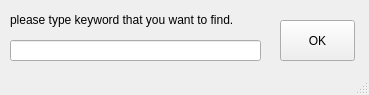
<?xml version="1.0" encoding="UTF-8"?>
<ui version="4.0">
 <class>MainWindow</class>
 <widget class="QMainWindow" name="MainWindow">
  <property name="geometry">
   <rect>
    <x>0</x>
    <y>0</y>
    <width>369</width>
    <height>95</height>
   </rect>
  </property>
  <property name="windowTitle">
   <string>MainWindow</string>
  </property>
  <widget class="QWidget" name="centralwidget">
   <widget class="QLabel" name="label">
    <property name="geometry">
     <rect>
      <x>10</x>
      <y>10</y>
      <width>251</width>
      <height>20</height>
     </rect>
    </property>
    <property name="text">
     <string>please type keyword that you want to find.</string>
    </property>
   </widget>
   <widget class="QLineEdit" name="lineEdit_searchKeyword">
    <property name="geometry">
     <rect>
      <x>10</x>
      <y>40</y>
      <width>251</width>
      <height>21</height>
     </rect>
    </property>
   </widget>
   <widget class="QPushButton" name="pushButton_ok">
    <property name="geometry">
     <rect>
      <x>280</x>
      <y>20</y>
      <width>75</width>
      <height>41</height>
     </rect>
    </property>
    <property name="text">
     <string>OK</string>
    </property>
   </widget>
  </widget>
  <widget class="QStatusBar" name="statusbar"/>
 </widget>
 <resources/>
 <connections/>
</ui>
